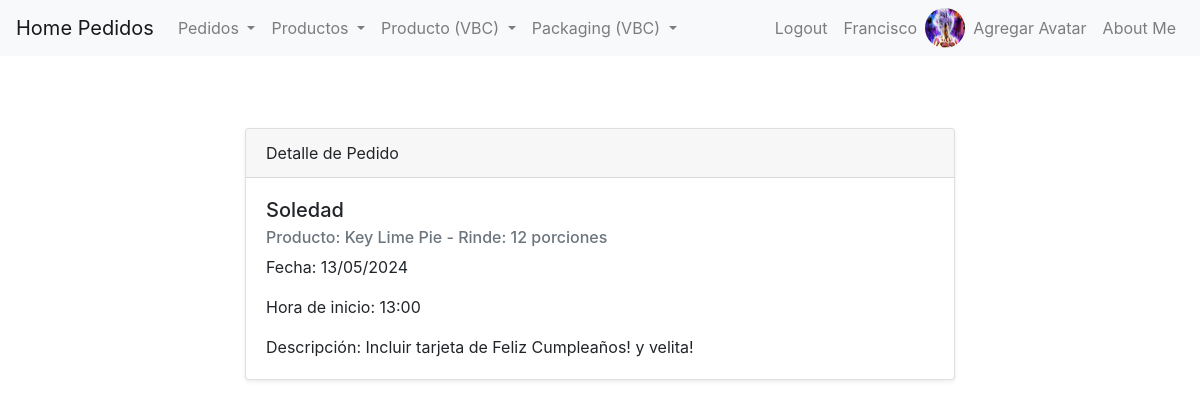
The page /pedidos/detail/1 (signed in) on the database its author committed.
### pedidos/models.py (models this page shows, shortened)
class Avatar(models.Model):
    user = models.OneToOneField(User, on_delete=models.CASCADE, related_name='avatar')
    image = models.ImageField(upload_to='avatars/')

class Pedido(models.Model):
    nombre_de_usuario = models.ForeignKey(User, null=True, on_delete=models.SET_NULL, related_name="usuarios")
    producto = models.ForeignKey(Producto, on_delete=models.CASCADE, related_name="pedidos")
    fecha = models.DateField(default=timezone.now)
    hora = models.TimeField(default=timezone.now)
    descripcion = models.TextField(blank=True, null=True)

class Producto(models.Model):
    class Tipo(models.TextChoices):
        LIBRE_DE_GLUTEN = 'Gluten Free' , 'Gluten Free'
        VEGANO = 'Vegan' , 'Vegan'
        CONTIENE_TRIGO = 'With Wheat' , 'With Wheat'
        LIBRE_DE_AZUCAR = 'Sugar Free' , 'Sugar Free'
    nombre = models.CharField(max_length=100)
    disponible = models.BooleanField(default=True)
    rendimiento = models.IntegerField()
    tipo = models.CharField(
            max_length=50,
            choices=Tipo.choices,
            default=Tipo.CONTIENE_TRIGO,
    )
    descripcion = models.TextField(blank=True, null=True)
    def __str__(self):
        return f"{self.nombre} - Rinde: {self.rendimiento} porciones"

### pedidos/views.py (the view)
# urls.py: path("detail/<pedido_id>", detail_pedidos_view,name="pedido-detail"),
@login_required
def detail_pedidos_view(request, pedido_id):
    pedido = Pedido.objects.get(id=pedido_id)
    context_dict = {"pedido": pedido}
    return render (request, "pedidos/detail.html", context_dict)

### pedidos/templates/pedidos/detail.html (shortened to what this page needs)
{% extends 'pedidos/base.html' %}
{% block content %}
<section class="py-5">
    <div class="container">
        <div class="row">
            <div class="col-lg-8 mx-auto">
                <div class="card shadow-sm">
                    <div class="card-header">
                        Detalle de Pedido
                    </div>
                    <div class="card-body">
                        <h5 class="card-title">{{ pedido.nombre_de_usuario }}</h5>
                        <h6 class="card-subtitle mb-2 text-muted">Producto: {{ pedido.producto }}</h6>
                        <p class="card-text">Fecha: {{ pedido.fecha | date:"d/m/Y" }}</p>
                        <p class="card-text">Hora de inicio: {{ pedido.hora | date:"H:i" }}</p>
                        <p class="card-text">Descripción: {{ pedido.descripcion }}</p>
                    </div>
                </div>
            </div>
        </div>
    </div>
</section>
{% endblock %}

### pedidos/templates/pedidos/base.html (shortened to what this page needs)
{% load static %}
<!DOCTYPE html>
<html lang="en">
<head>
    <link rel="stylesheet" href="https://stackpath.bootstrapcdn.com/bootstrap/4.5.2/css/bootstrap.min.css">
</head>
<body>
    <nav class="navbar navbar-expand-lg navbar-light bg-light">
        <a class="navbar-brand" href="/pedidos"> Home Pedidos</a>
        <div class="collapse navbar-collapse" id="navbarNav">
            <ul class="navbar-nav">
                {% if user.is_authenticated %}
                <li class="nav-item dropdown">
                    <a class="nav-link dropdown-toggle" href="#" id="navbarDropdownMenuLinkPedido" role="button" data-toggle="dropdown" aria-haspopup="true" aria-expanded="false">
                        Pedidos
                    </a>
                </li>
                <li class="nav-item dropdown">
                    <a class="nav-link dropdown-toggle" href="#" id="navbarDropdownMenuLinkProducto" role="button" data-toggle="dropdown" aria-haspopup="true" aria-expanded="false">
                        Productos
                    </a>
                </li>
                  <li class="nav-item dropdown">
                    <a class="nav-link dropdown-toggle" href="#" id="navbarDropdownMenuLinkProducto" role="button" data-toggle="dropdown" aria-haspopup="true" aria-expanded="false">
                        Producto (VBC)
                    </a>
                </li>
            <li class="nav-item dropdown">
              <a class="nav-link dropdown-toggle" href="#" id="navbarDropdownMenuLinkPackaging" role="button" data-toggle="dropdown" aria-haspopup="true" aria-expanded="false">
                  Packaging (VBC)
              </a>
          </li>
          {% endif %}
        </ul>
        <ul class="navbar-nav ml-auto">
            {% if user.is_authenticated %}
                <li class="nav-item">
                    <a class="nav-link" href="{% url 'logout' %}">Logout</a>
                </li>
                <li class="nav-item">
                    <a class="nav-link" href="{% url 'editar-perfil' %}">{{ user }}</a>
                </li>
                <li class="nav-item">
                    {% if user.avatar.image %}
                    <img src="{{ user.avatar.image.url }}" alt="Avatar" style="height: 40px; width: 40px; border-radius: 50%;">
                    {% endif %}
                    <li class="nav-item">
                        <a href="{% url 'avatar_add' %}" class="nav-link">Agregar Avatar</a>
                    </li>
                </li>
            {% endif %}
                <li class="nav-item">
                    <a class="nav-link" href="{% url 'about' %}">About Me</a>
                </li>
        </ul>
        </div>
    </nav>
    <div class="container mt-4">
        {% block content %}{% endblock content %}
    </div>
</body>
</html>

### rows shown on the page
Pedido: nombre_de_usuario "Soledad", producto "Key Lime Pie - Rinde: 12 porciones", fecha "13/05/2024", hora "13:00", descripcion "Incluir tarjeta de Feliz Cumpleaños! y velita!"

### other values the page prints
{{ user }} "Francisco"
